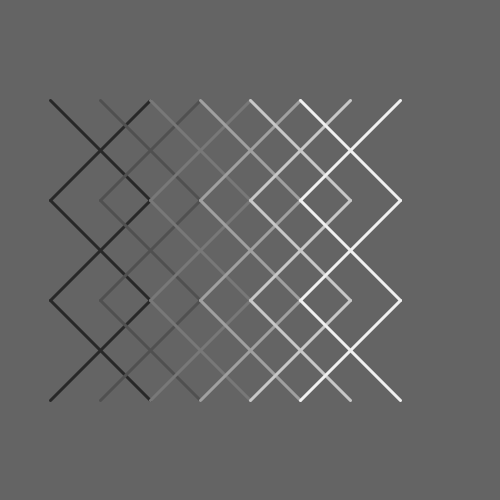
Frame 1 (no input)
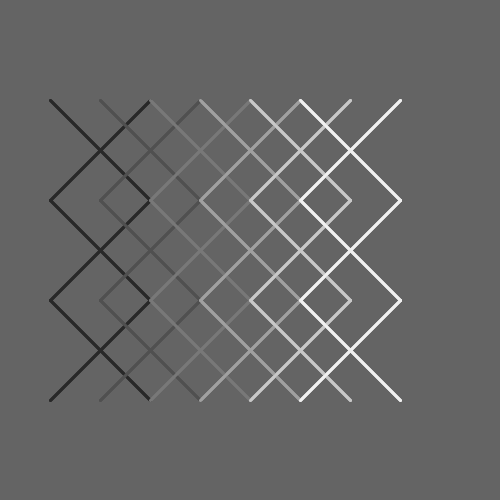
Frame 2 (the mouse pressed at the canvas centre, redrawn once)

The Processing sketch that drew these frames (run headless with seeded random() and noise(); the mouse was pressed at the canvas centre and the sketch redrawn once):

// Processing sketch: test_11_pde
// ── test_11_pde.pde
void setup() {
   size(500, 500);
   background(100);
   smooth();
   noLoop();
}

void draw() {
  strokeWeight(3);
  for(int i=1; i<8; i++) {
      for(int j=1; j<4; j++) {
        stroke(40 * i);
        line(i * 50, j * 100, 150 + (i-1) * 50, 100 + 100 * j);
        line(i * 50 + 100, j * 100, 50 + (i-1) * 50, 100 + 100 * j);
      }
  }
}
